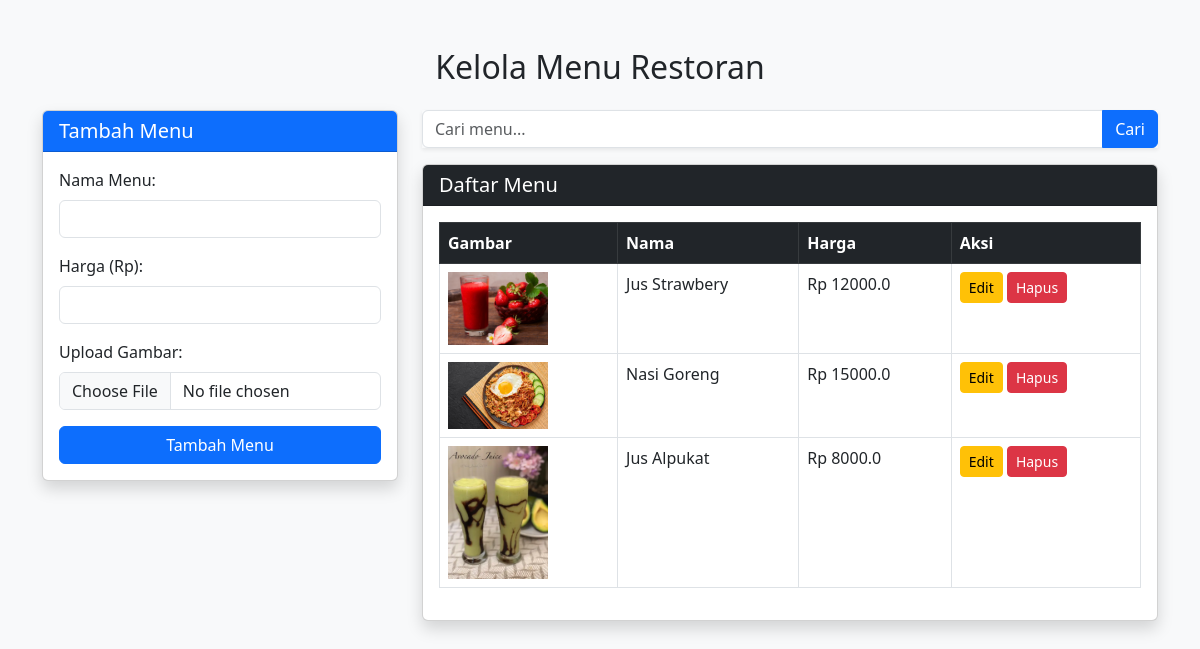
The page /admin on the database its author committed.
### tables this page shows
CREATE TABLE menu (
                        id INTEGER PRIMARY KEY AUTOINCREMENT,
                        name TEXT NOT NULL,
                        price REAL NOT NULL,
                        image TEXT);

### main.py (the view, shortened to what this page needs)
@app.route('/admin', methods=['GET', 'POST'])
def admin():
    conn = sqlite3.connect('restaurant.db')
    cursor = conn.cursor()
    search_query = request.args.get('search', '')
    if search_query:
        cursor.execute("SELECT * FROM menu WHERE name LIKE ?", ('%' + search_query + '%',))
    else:
        cursor.execute("SELECT * FROM menu")
    menu_items = cursor.fetchall()
    conn.close()
    return render_template('admin.html', menu=menu_items, search_query=search_query)

### templates/admin.html (shortened to what this page needs)
<!DOCTYPE html>
<html lang="id">
<head>
    <link href="https://cdn.jsdelivr.net/npm/bootstrap@5.3.0/dist/css/bootstrap.min.css" rel="stylesheet">
</head>
<body class="bg-light">
<div class="container mt-5">
    <h2 class="text-center mb-4">Kelola Menu Restoran</h2>
    <div class="row">
        <div class="col-md-4">
            <div class="card shadow">
                <div class="card-header bg-primary text-white">
                    <h5 class="mb-0">Tambah Menu</h5>
                </div>
                <div class="card-body">
                    <form method="POST" action="{{ url_for('admin') }}" enctype="multipart/form-data">
                        <div class="mb-3">
                            <label class="form-label">Nama Menu:</label>
                            <input type="text" name="name" class="form-control" required>
                        </div>
                        <div class="mb-3">
                            <label class="form-label">Harga (Rp):</label>
                            <input type="number" name="price" class="form-control" required>
                        </div>
                        <div class="mb-3">
                            <label class="form-label">Upload Gambar:</label>
                            <input type="file" name="image" class="form-control" accept="image/*" required>
                        </div>
                        <button type="submit" class="btn btn-primary w-100">Tambah Menu</button>
                    </form>
                </div>
            </div>
        </div>
        <div class="col-md-8">
            <form method="GET" action="{{ url_for('admin') }}" class="mb-3">
                <div class="input-group shadow-sm">
                    <input type="text" name="search" class="form-control" placeholder="Cari menu..." value="{{ search_query }}">
                    <button type="submit" class="btn btn-primary">Cari</button>
                </div>
            </form>
            <div class="card shadow">
                <div class="card-header bg-dark text-white">
                    <h5 class="mb-0">Daftar Menu</h5>
                </div>
                <div class="card-body">
                    <table class="table table-bordered table-hover">
                        <thead class="table-dark">
                            <tr>
                                <th>Gambar</th>
                                <th>Nama</th>
                                <th>Harga</th>
                                <th>Aksi</th>
                            </tr>
                        </thead>
                        <tbody>
                            {% for item in menu %}
                            <tr>
                                <td><img src="{{ url_for('static', filename='uploads/' + item[3]) }}" class="img-fluid" width="100"></td>
                                <td>{{ item[1] }}</td>
                                <td>Rp {{ item[2] }}</td>
                                <td>
                                    <button class="btn btn-warning btn-sm" data-bs-toggle="modal" data-bs-target="#editMenu{{ item[0] }}">Edit</button>
                                    <form method="POST" action="{{ url_for('delete_menu', menu_id=item[0]) }}" class="d-inline">
                                        <button type="submit" class="btn btn-danger btn-sm" onclick="return confirm('Yakin ingin menghapus menu ini?')">Hapus</button>
                                    </form>
                                </td>
                            </tr>
                            {% endfor %}
                        </tbody>
                    </table>
                </div>
            </div>
        </div>
    </div>
</div>
</body>
</html>

### rows shown on the page
menu: image (picture), name "Jus Strawbery", price "12000.0"
menu: image (picture), name "Nasi Goreng", price "15000.0"
menu: image (picture), name "Jus Alpukat", price "8000.0"
